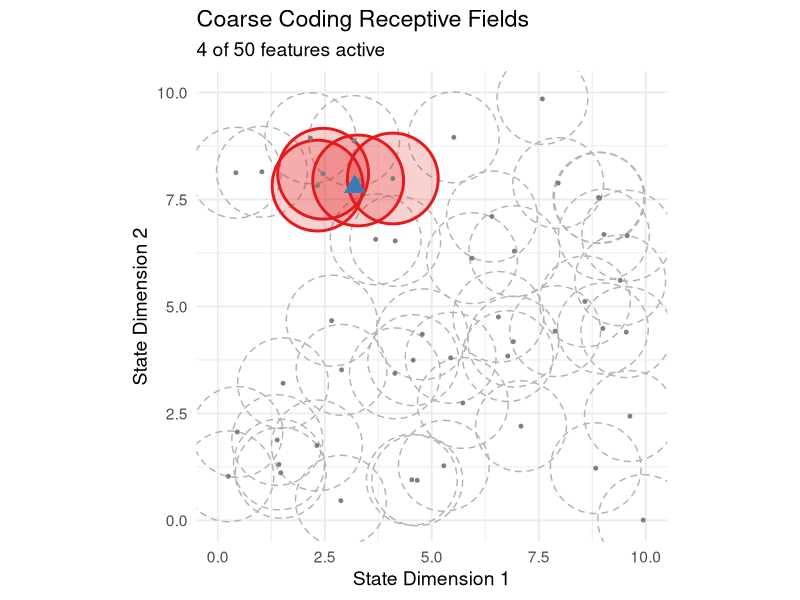

Write the R code that produced this figure. (Note: this script raises an error after producing the figure.)
## ---- chunk 1
# Load necessary libraries for all visualizations
library(ggplot2)
library(ggforce) # For drawing circles

# --- Coarse Coding Implementation ---
create_coarse_coder <- function(state_dims, num_features, overlap_factor = 2) {
  # Generate random centers for the receptive fields
  centers <- data.frame(
    x = runif(num_features, 0, state_dims[1]),
    y = runif(num_features, 0, state_dims[2])
  )
  
  # Calculate radius based on average spacing to ensure overlap
  avg_spacing <- sqrt(prod(state_dims) / num_features)
  radius <- overlap_factor * avg_spacing / 2
  
  # Function to compute the binary feature vector for a given state
  compute_features <- function(state) {
    state_vec <- as.numeric(state)
    distances <- sqrt((centers$x - state_vec[1])^2 + (centers$y - state_vec[2])^2)
    features <- as.numeric(distances <= radius)
    return(features)
  }
  
  return(list(
    compute_features = compute_features,
    centers = centers,
    radius = radius,
    state_dims = state_dims
  ))
}

# --- Visualization Function for Coarse Coding ---
visualize_coarse_coding <- function(coarse_coder, state = NULL) {
  active_features <- if (!is.null(state)) coarse_coder$compute_features(state) else NULL
  active_indices <- if (!is.null(active_features)) which(active_features == 1) else integer(0)
  
  p <- ggplot() +
    # Draw all receptive fields (inactive)
    geom_circle(
      data = coarse_coder$centers,
      aes(x0 = x, y0 = y, r = coarse_coder$radius),
      color = "grey70", fill = NA, linetype = "dashed"
    ) +
    # Highlight active receptive fields
    geom_circle(
      data = coarse_coder$centers[active_indices, ],
      aes(x0 = x, y0 = y, r = coarse_coder$radius),
      color = "#e41a1c", fill = "#e41a1c", alpha = 0.2, size = 1
    ) +
    # Add center points
    geom_point(data = coarse_coder$centers, aes(x = x, y = y), color = "grey50", size = 1)
  
  # Add the query state point
  if (!is.null(state)) {
    p <- p + geom_point(aes(x = state[1], y = state[2]), color = "#377eb8", size = 5, shape = 17)
  }
  
  p +
    coord_fixed(xlim = c(0, coarse_coder$state_dims[1]), ylim = c(0, coarse_coder$state_dims[2])) +
    labs(
      title = "Coarse Coding Receptive Fields",
      subtitle = paste(length(active_indices), "of", nrow(coarse_coder$centers), "features active"),
      x = "State Dimension 1",
      y = "State Dimension 2"
    ) +
    theme_minimal(base_size = 14)
}

# Example Usage
set.seed(123)
coarse_coder_2d <- create_coarse_coder(state_dims = c(10, 10), num_features = 50, overlap_factor = 1.5)
visualize_coarse_coding(coarse_coder_2d, state = c(3.2, 7.8))
## ---- chunk 2
# --- Tile Coding Implementation ---
create_tile_coder <- function(state_low, state_high, num_tilings, tiles_per_dim) {
  state_dims <- length(state_low)
  state_range <- state_high - state_low
  tile_widths <- state_range / tiles_per_dim
  
  # Generate offsets for each tiling
  offsets <- sapply(1:state_dims, function(i) {
    (1:num_tilings - 1) * tile_widths[i] / num_tilings
  })
  
  # Function to get the indices of active tiles for a given state
  get_active_tiles <- function(state) {
    active_tiles <- list()
    for (t in 1:num_tilings) {
      tile_indices <- floor((state - state_low + offsets[t, ]) / tile_widths)
      active_tiles[[t]] <- tile_indices
    }
    return(active_tiles)
  }
  
  return(list(
    get_active_tiles = get_active_tiles,
    state_low = state_low,
    state_high = state_high,
    num_tilings = num_tilings,
    tiles_per_dim = tiles_per_dim,
    tile_widths = tile_widths,
    offsets = offsets
  ))
}

# --- Visualization Function for Tile Coding ---
visualize_tile_coding <- function(tile_coder, state = NULL) {
  if (length(tile_coder$state_low) != 2) stop("Visualization is for 2D state spaces only.")
  
  # Create a data frame of grid lines for each tiling
  grids <- list()
  for (t in 1:tile_coder$num_tilings) {
    # Vertical lines
    x_lines <- seq(
      tile_coder$state_low[1] - tile_coder$offsets[t, 1],
      tile_coder$state_high[1],
      by = tile_coder$tile_widths[1]
    )
    # Horizontal lines
    y_lines <- seq(
      tile_coder$state_low[2] - tile_coder$offsets[t, 2],
      tile_coder$state_high[2],
      by = tile_coder$tile_widths[2]
    )
    grids[[t]] <- list(x = x_lines, y = y_lines)
  }
  
  # Base plot
  p <- ggplot() +
    coord_fixed(
      xlim = tile_coder$state_low,
      ylim = tile_coder$state_high,
      expand = FALSE
    )
  
  # Add grid lines for each tiling with a unique color
  colors <- RColorBrewer::brewer.pal(tile_coder$num_tilings, "Set1")
  for (t in 1:tile_coder$num_tilings) {
    p <- p +
      geom_vline(xintercept = grids[[t]]$x, color = colors[t], linetype = "dashed", alpha = 0.8) +
      geom_hline(yintercept = grids[[t]]$y, color = colors[t], linetype = "dashed", alpha = 0.8)
  }
  
  # Highlight the active tile for each tiling
  if (!is.null(state)) {
    active_tiles_indices <- tile_coder$get_active_tiles(state)
    for (t in 1:tile_coder$num_tilings) {
      tile_xmin <- tile_coder$state_low[1] + active_tiles_indices[[t]][1] * tile_coder$tile_widths[1] - tile_coder$offsets[t, 1]
      tile_ymin <- tile_coder$state_low[2] + active_tiles_indices[[t]][2] * tile_coder$tile_widths[2] - tile_coder$offsets[t, 2]
      
      p <- p + annotate(
        "rect",
        xmin = tile_xmin,
        xmax = tile_xmin + tile_coder$tile_widths[1],
        ymin = tile_ymin,
        ymax = tile_ymin + tile_coder$tile_widths[2],
        fill = colors[t], alpha = 0.3, color = colors[t], size = 1.2
      )
    }
    p <- p + geom_point(aes(x = state[1], y = state[2]), color = "black", size = 5, shape = 17)
  }
  
  p + labs(
    title = "Tile Coding",
    subtitle = paste(tile_coder$num_tilings, "Overlapping Tilings"),
    x = "State Dimension 1",
    y = "State Dimension 2"
  ) +
    theme_minimal(base_size = 14)
}

# Example Usage
tile_coder_2d <- create_tile_coder(
  state_low = c(0, 0),
  state_high = c(10, 10),
  num_tilings = 4,
  tiles_per_dim = c(5, 5)
)
visualize_tile_coding(tile_coder_2d, state = c(3.2, 7.8))
## ---- chunk 3
# --- Radial Basis Function (RBF) Implementation ---
create_rbf_network <- function(centers, sigmas) {
  if (is.vector(sigmas)) {
    sigmas <- rep(sigmas[1], nrow(centers))
  }
  
  compute_features <- function(state) {
    state_vec <- as.numeric(state)
    distances_sq <- colSums((t(centers) - state_vec)^2)
    features <- exp(-distances_sq / (2 * sigmas^2))
    return(features)
  }
  
  return(list(
    compute_features = compute_features,
    centers = centers,
    sigmas = sigmas
  ))
}

# --- Visualization Function for RBF Network Activation ---
visualize_rbf_activation <- function(rbf_network, state_dims) {
  # Create a grid of points to evaluate the RBF network
  grid_df <- expand.grid(
    x = seq(0, state_dims[1], length.out = 100),
    y = seq(0, state_dims[2], length.out = 100)
  )
  
  # Calculate the sum of all RBF activations at each grid point
  activations <- apply(grid_df, 1, function(point) {
    sum(rbf_network$compute_features(point))
  })
  grid_df$activation <- activations
  
  ggplot(grid_df, aes(x = x, y = y, fill = activation)) +
    geom_raster(interpolate = TRUE) +
    geom_point(data = as.data.frame(rbf_network$centers), aes(x = V1, y = V2), 
               color = "white", shape = 3, size = 2, alpha = 0.8) +
    scale_fill_viridis_c(name = "Total\nActivation") +
    coord_fixed(expand = FALSE) +
    labs(
      title = "Radial Basis Function Network Activation",
      subtitle = "White crosses indicate RBF centers",
      x = "State Dimension 1",
      y = "State Dimension 2"
    ) +
    theme_minimal(base_size = 14)
}

# Example Usage
set.seed(42)
rbf_centers <- matrix(runif(20, 0, 10), nrow = 10, ncol = 2)
rbf_sigmas <- rep(2.0, 10) # Uniform width for all RBFs
rbf_net <- create_rbf_network(centers = rbf_centers, sigmas = rbf_sigmas)

visualize_rbf_activation(rbf_net, state_dims = c(10, 10))
